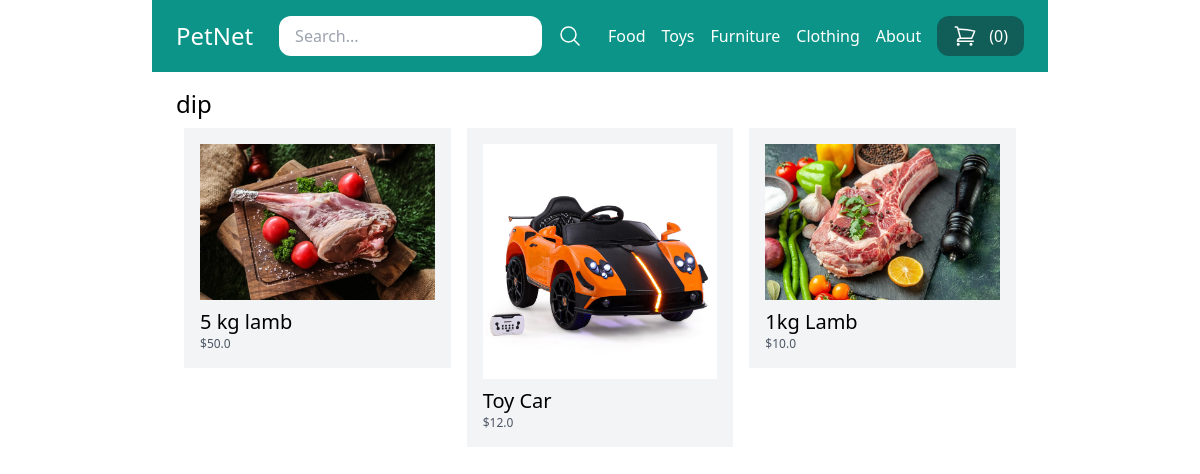
/vendors/3/, run on an earlier commit of the app's database.
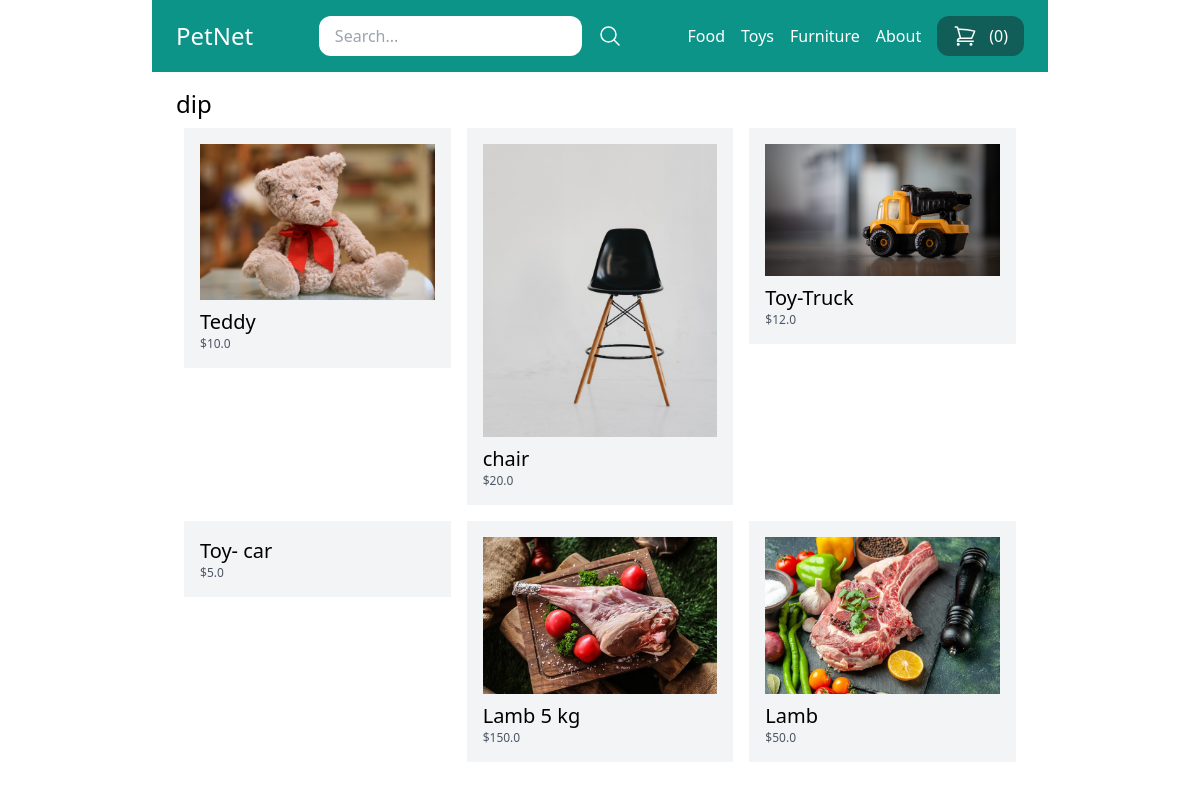
And on a later commit of the database.
### store/models.py (models this page shows, shortened)
class Category(models.Model):
    title = models.CharField(max_length=50)
    slug = models.SlugField(max_length=50)
    class Meta:
        verbose_name_plural = 'Categories'

class Product(models.Model):
    DRAFT = 'draft'
    WAITING_APPROVAL = 'waitingapproval'
    ACTIVE = 'active'
    DELETED = 'deleted'
    STATUS_CHOICES = (
        (DRAFT, 'Draft'),
        (WAITING_APPROVAL, 'Waiting approval'),
        (ACTIVE, 'Active'),
        (DELETED, 'Deleted'),
    )
    user = models.ForeignKey(User, related_name='products', on_delete=models.CASCADE)
    category = models.ForeignKey(Category, related_name='products', on_delete=models.CASCADE)
    title = models.CharField(max_length=50)
    slug = models.SlugField(max_length=50)
    description = models.TextField(blank=True)
    price = models.IntegerField()
    image = models.ImageField(upload_to='uploads/product_images', blank=True, null=True)
    thumbnail = models.ImageField(upload_to='uploads/product_images/thumbnail', blank=True, null=True)
    created_at = models.DateTimeField(auto_now_add=True)
    updated_at = models.DateTimeField(auto_now=True)
    status = models.CharField(max_length=50, choices=STATUS_CHOICES, default=ACTIVE)
    class Meta:
        ordering = ('-created_at',)
    def get_display_price(self):
        return self.price / 100

### userprofile/views.py (the view)
# urls.py: path('vendors/<int:pk>/', views.vendor_detail, name='vendor_detail'),
def vendor_detail(request, pk):
    user = User.objects.get(pk=pk)
    products = user.products.filter(status=Product.ACTIVE)
    return render(request, 'userprofile/vendor_detail.html', {
        'user': user,
        'products': products,
    })

### store/cart.py (called while the page is built)
    def __len__(self):
        return sum(item['quantity'] for item in self.cart.values())

### store/context_processors.py (called while the page is built)
def cart(request):
    return {'cart': Cart(request)}

### store/templatetags/menu.py (called while the page is built)
@register.inclusion_tag('core/menu.html')
def menu():
    categories = Category.objects.all()
    return {'categories': categories}

### userprofile/templates/userprofile/vendor_detail.html (shortened to what this page needs)
{% extends 'core/base.html' %}
{% block content %}
<h1 class="text-2xl">{% firstof user.get_full_name user.username %}</h1>
<div class="flex flex-wrap">
    {% for product in user.products.all %}
        <div class="product w-1/3 p-2">
            <div class="p-4 bg-gray-100">
                <a href="{% url 'product_detail' product.category.slug product.slug %}">
                    {% if product.image %}
                        <div class="image mb-2">
                            <img src="{{ product.image.url }}" alt="Image of {{ product.title }}">
                        </div>
                    {% endif %}
                    <h2 class="text-xl">{{ product.title }}</h2>
                    <p class="text-xs text-gray-600">${{ product.get_display_price }}</p>
                </a>
            </div>
        </div>
    {% endfor %}
</div>
{% endblock %}

### core/templates/core/base.html (shortened to what this page needs)
{% load menu %}
<!doctype html>
<html>
    <head>
        <script src="https://cdn.tailwindcss.com"></script>
    </head>
    <body>
        <nav class="max-w-4xl mx-auto py-4 px-6 flex items-center justify-between bg-teal-600">
            <div class="logo">
                <a href="/" class="text-2xl text-white">PetNet</a>
            </div>
            <div class="search">
                <form method="get" action="/search/" class="flex items-center space-x-4">
                    <input type="search" name="query" placeholder="Search..." class="py-2 px-4 rounded-xl">
                    <button>
                        <svg xmlns="http://www.w3.org/2000/svg" fill="none" viewBox="0 0 24 24" stroke-width="1.5" stroke="currentColor" class="w-6 h-6 text-white">
                            <path stroke-linecap="round" stroke-linejoin="round" d="M21 21l-5.197-5.197m0 0A7.5 7.5 0 105.196 5.196a7.5 7.5 0 0010.607 10.607z" />
                          </svg>
                    </button>
                </form>
            </div>
            <div class="menu flex items-center space-x-4">
                {% menu %}
                <a href="{% url 'cart_view' %}" class="flex space-x-3 py-2 px-4 bg-teal-800 text-white rounded-xl hover:bg-teal-900">
                    <span>({{ cart|length }})</span>
                </a>
            </div>
        </nav>
        <div class="max-w-4xl mx-auto py-4 px-6">
            {% block content %}
            {% endblock %}
        </div>
    </body>
</html>

### core/templates/core/menu.html
{% for category in categories %}
    <a href="{% url 'category_detail' category.slug %}" class="text-white">{{ category.title }}</a>
{% endfor %}
<a href="{% url 'about' %}" class="text-white">About</a>

What changed in the data, as far as the page shows it:
removed Category: title "Clothing"
removed Product: image (picture), title "5 kg lamb", get_display_price "50.0"
removed Product: image (picture), title "Toy Car", get_display_price "12.0"
removed Product: image (picture), title "1kg Lamb", get_display_price "10.0"
added Product: image (picture), title "Teddy", get_display_price "10.0"
added Product: image (picture), title "chair", get_display_price "20.0"
now on this page (row edited): Product: image (picture), title "Toy-Truck", get_display_price "12.0"
now on this page (row edited): Product: title "Toy- car", get_display_price "5.0"
added Product: image (picture), title "Lamb 5 kg", get_display_price "150.0"
added Product: image (picture), title "Lamb", get_display_price "50.0"
